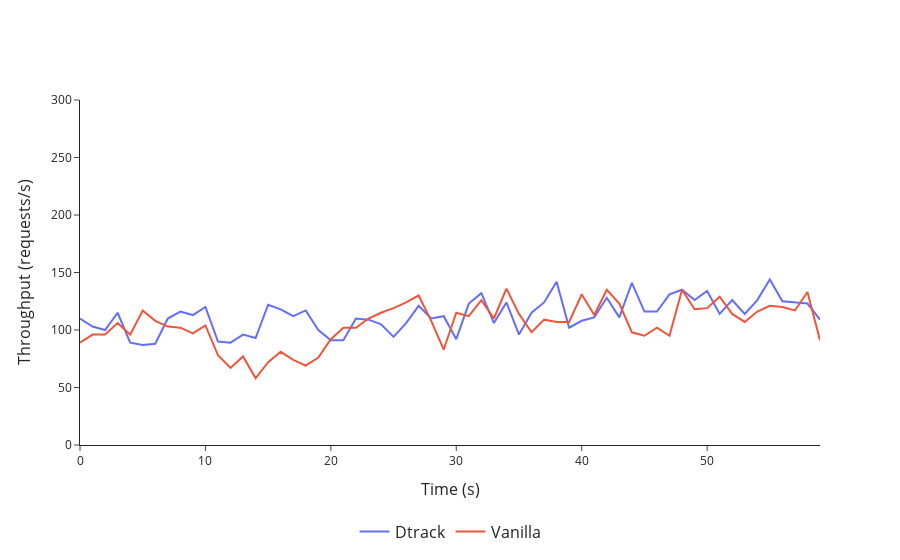
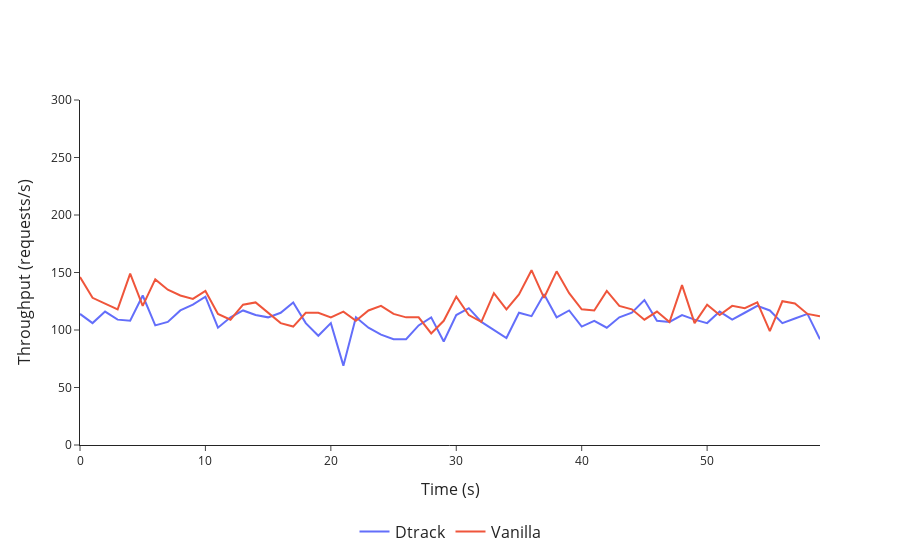
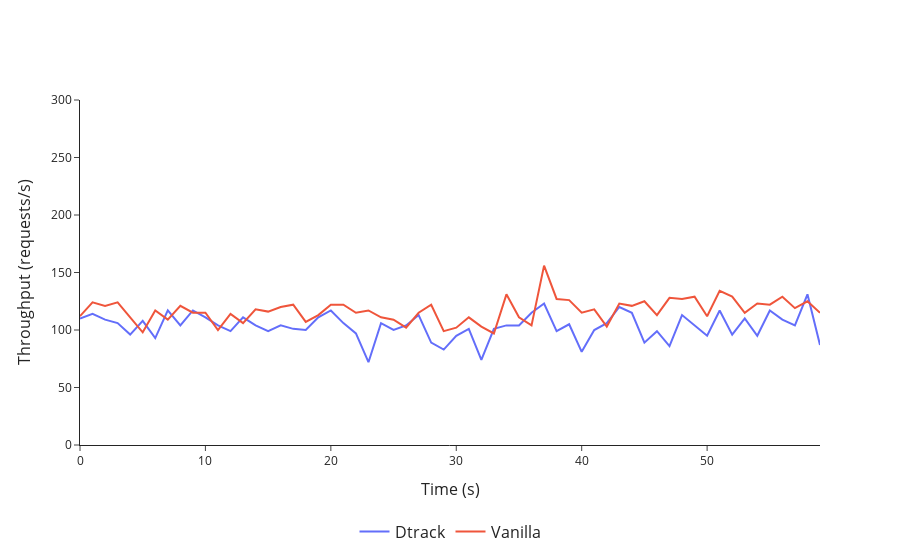
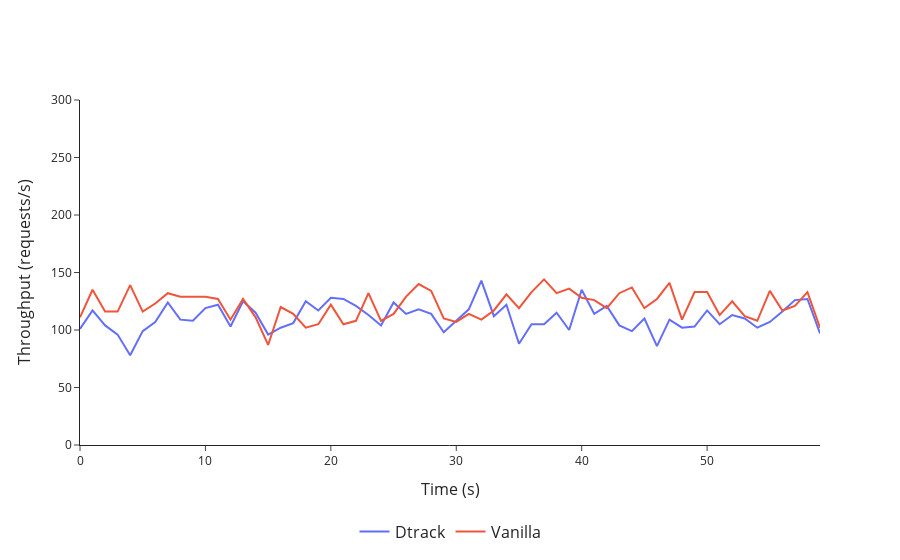

Notebook code for these charts, in order:
### Markdown cell above
# TIME vs OPERATIONS PER SECOND - OLTP
## 1000ms - INTERVAL

### Code cell
vanilla = []
dtrack = []
folder = '.\\data\\Application-Overhead\\Oltp\\1000ms_Interval'
for migration_type in os.listdir(f'{folder}'):
    for filename in os.listdir(f'{folder}\\{migration_type}'):
        if filename.endswith('.csv'):
            size = filename.split('.')[1]
            if 'Dtrack' in migration_type:
                dtrack.append([f'{size}', pd.read_csv(f'{folder}\\{migration_type}\\{filename}')])
            else:
                vanilla.append([f'{size}', pd.read_csv(f'{folder}\\{migration_type}\\{filename}')])

for index, values in enumerate(vanilla):
    plot_graph([dtrack[index][1], vanilla[index][1]], 'Time', 'Throughput', f'Throughput/Application-Overhead.CPU.RAM-{vanilla[index][0]}', ['Dtrack', 'Vanilla'], '(s)', '(requests/s)', image='/oltp/1000ms-Interval', y_range=300)

### Figure 1 — Plotly figure (JSON) as saved in the notebook; plotly's stock layout.template omitted (floating-point values rounded to 4 significant figures)
{"data": [{"line": {"color": "#636EFA", "dash": "solid"}, "mode": "lines", "name": "Dtrack", "x": [0, 1, 2, 3, 4, 5, 6, 7, 8, 9, 10, 11, 12, 13, 14, 15, 16, 17, 18, 19, 20, 21, 22, 23, 24, 25, 26, 27, 28, 29, 30, 31, 32, 33, 34, 35, 36, 37, 38, 39, 40, 41, 42, 43, 44, 45, 46, 47, 48, 49, 50, 51, 52, 53, 54, 55, 56, 57, 58, 59], "y": [110.0, 103.0, 100.0, 115.0, 89.0, 87.0, 88.0, 110.0, 116.0, 113.0, 120.0, 90.0, 89.0, 96.0, 93.0, 122.0, 118.0, 112.0, 117.0, 100.0, 91.0, 91.0, 110.0, 109.0, 105.0, 94.0, 106.0, 121.0, 110.0, 112.0, 92.0, 123.0, 132.0, 106.0, 124.0, 96.0, 115.0, 124.0, 142.0, 102.0, 108.0, 111.0, 128.0, 111.0, 141.0, 116.0, 116.0, 131.0, 135.0, 126.0, 134.0, 114.0, 126.0, 114.0, 126.0, 144.0, 125.0, 124.0, 123.0, 109.0], "type": "scatter"}, {"line": {"color": "#EF553B", "dash": "solid"}, "mode": "lines", "name": "Vanilla", "x": [0, 1, 2, 3, 4, 5, 6, 7, 8, 9, 10, 11, 12, 13, 14, 15, 16, 17, 18, 19, 20, 21, 22, 23, 24, 25, 26, 27, 28, 29, 30, 31, 32, 33, 34, 35, 36, 37, 38, 39, 40, 41, 42, 43, 44, 45, 46, 47, 48, 49, 50, 51, 52, 53, 54, 55, 56, 57, 58, 59], "y": [89.0, 96.0, 96.0, 106.0, 96.0, 117.0, 108.0, 103.0, 102.0, 97.0, 104.0, 78.0, 67.0, 77.0, 58.0, 72.0, 81.0, 74.0, 69.0, 76.0, 92.0, 102.0, 102.0, 110.0, 115.0, 119.0, 124.0, 130.0, 108.0, 83.0, 115.0, 112.0, 126.0, 110.0, 136.0, 114.0, 98.0, 109.0, 107.0, 107.0, 131.0, 113.0, 135.0, 123.0, 98.0, 95.0, 102.0, 95.0, 135.0, 118.0, 119.0, 129.0, 114.0, 107.0, 116.0, 121.0, 120.0, 117.0, 133.0, 91.0], "type": "scatter"}], "layout": {"xaxis": {"title": {"text": "Time (s)", "font": {"size": 16}}}, "yaxis": {"range": [0, 300], "title": {"text": "Throughput (requests/s)", "font": {"size": 16}}}, "legend": {"font": {"size": 16}, "orientation": "h", "yanchor": "bottom", "y": -0.3, "xanchor": "center", "x": 0.5}}}

### Figure 2 — Plotly figure (JSON) as saved in the notebook; plotly's stock layout.template omitted (floating-point values rounded to 4 significant figures)
{"data": [{"line": {"color": "#636EFA", "dash": "solid"}, "mode": "lines", "name": "Dtrack", "x": [0, 1, 2, 3, 4, 5, 6, 7, 8, 9, 10, 11, 12, 13, 14, 15, 16, 17, 18, 19, 20, 21, 22, 23, 24, 25, 26, 27, 28, 29, 30, 31, 32, 33, 34, 35, 36, 37, 38, 39, 40, 41, 42, 43, 44, 45, 46, 47, 48, 49, 50, 51, 52, 53, 54, 55, 56, 57, 58, 59], "y": [114.0, 106.0, 116.0, 109.0, 108.0, 130.0, 104.0, 107.0, 117.0, 122.0, 129.0, 102.0, 111.0, 117.0, 113.0, 111.0, 115.0, 124.0, 106.0, 95.0, 106.0, 69.0, 111.0, 102.0, 96.0, 92.0, 92.0, 104.0, 111.0, 90.0, 113.0, 119.0, 107.0, 100.0, 93.0, 115.0, 112.0, 131.0, 111.0, 117.0, 103.0, 108.0, 102.0, 111.0, 115.0, 126.0, 108.0, 107.0, 113.0, 109.0, 106.0, 116.0, 109.0, 115.0, 121.0, 117.0, 106.0, 110.0, 114.0, 92.0], "type": "scatter"}, {"line": {"color": "#EF553B", "dash": "solid"}, "mode": "lines", "name": "Vanilla", "x": [0, 1, 2, 3, 4, 5, 6, 7, 8, 9, 10, 11, 12, 13, 14, 15, 16, 17, 18, 19, 20, 21, 22, 23, 24, 25, 26, 27, 28, 29, 30, 31, 32, 33, 34, 35, 36, 37, 38, 39, 40, 41, 42, 43, 44, 45, 46, 47, 48, 49, 50, 51, 52, 53, 54, 55, 56, 57, 58, 59], "y": [146.0, 128.0, 123.0, 118.0, 149.0, 121.0, 144.0, 135.0, 130.0, 127.0, 134.0, 114.0, 109.0, 122.0, 124.0, 115.0, 106.0, 103.0, 115.0, 115.0, 111.0, 116.0, 108.0, 117.0, 121.0, 114.0, 111.0, 111.0, 97.0, 108.0, 129.0, 113.0, 107.0, 132.0, 118.0, 131.0, 152.0, 128.0, 151.0, 132.0, 118.0, 117.0, 134.0, 121.0, 118.0, 109.0, 116.0, 107.0, 139.0, 106.0, 122.0, 113.0, 121.0, 119.0, 124.0, 99.0, 125.0, 123.0, 114.0, 112.0], "type": "scatter"}], "layout": {"xaxis": {"title": {"text": "Time (s)", "font": {"size": 16}}}, "yaxis": {"range": [0, 300], "title": {"text": "Throughput (requests/s)", "font": {"size": 16}}}, "legend": {"font": {"size": 16}, "orientation": "h", "yanchor": "bottom", "y": -0.3, "xanchor": "center", "x": 0.5}}}

### Figure 3 — Plotly figure (JSON) as saved in the notebook; plotly's stock layout.template omitted (floating-point values rounded to 4 significant figures)
{"data": [{"line": {"color": "#636EFA", "dash": "solid"}, "mode": "lines", "name": "Dtrack", "x": [0, 1, 2, 3, 4, 5, 6, 7, 8, 9, 10, 11, 12, 13, 14, 15, 16, 17, 18, 19, 20, 21, 22, 23, 24, 25, 26, 27, 28, 29, 30, 31, 32, 33, 34, 35, 36, 37, 38, 39, 40, 41, 42, 43, 44, 45, 46, 47, 48, 49, 50, 51, 52, 53, 54, 55, 56, 57, 58, 59], "y": [110.0, 114.0, 109.0, 106.0, 96.0, 108.0, 93.0, 117.0, 104.0, 117.0, 111.0, 104.0, 99.0, 111.0, 104.0, 99.0, 104.0, 101.0, 100.0, 111.0, 117.0, 106.0, 97.0, 72.0, 106.0, 100.0, 104.0, 113.0, 89.0, 83.0, 95.0, 101.0, 74.0, 101.0, 104.0, 104.0, 115.0, 123.0, 99.0, 105.0, 81.0, 100.0, 106.0, 120.0, 115.0, 89.0, 99.0, 86.0, 113.0, 104.0, 95.0, 117.0, 96.0, 110.0, 95.0, 117.0, 109.0, 104.0, 131.0, 87.0], "type": "scatter"}, {"line": {"color": "#EF553B", "dash": "solid"}, "mode": "lines", "name": "Vanilla", "x": [0, 1, 2, 3, 4, 5, 6, 7, 8, 9, 10, 11, 12, 13, 14, 15, 16, 17, 18, 19, 20, 21, 22, 23, 24, 25, 26, 27, 28, 29, 30, 31, 32, 33, 34, 35, 36, 37, 38, 39, 40, 41, 42, 43, 44, 45, 46, 47, 48, 49, 50, 51, 52, 53, 54, 55, 56, 57, 58, 59], "y": [112.0, 124.0, 121.0, 124.0, 111.0, 98.0, 117.0, 109.0, 121.0, 115.0, 115.0, 100.0, 114.0, 106.0, 118.0, 116.0, 120.0, 122.0, 107.0, 113.0, 122.0, 122.0, 115.0, 117.0, 111.0, 109.0, 102.0, 115.0, 122.0, 99.0, 102.0, 111.0, 103.0, 97.0, 131.0, 111.0, 104.0, 156.0, 127.0, 126.0, 115.0, 118.0, 103.0, 123.0, 121.0, 125.0, 113.0, 128.0, 127.0, 129.0, 112.0, 134.0, 129.0, 115.0, 123.0, 122.0, 129.0, 119.0, 125.0, 115.0], "type": "scatter"}], "layout": {"xaxis": {"title": {"text": "Time (s)", "font": {"size": 16}}}, "yaxis": {"range": [0, 300], "title": {"text": "Throughput (requests/s)", "font": {"size": 16}}}, "legend": {"font": {"size": 16}, "orientation": "h", "yanchor": "bottom", "y": -0.3, "xanchor": "center", "x": 0.5}}}

### Figure 4 — Plotly figure (JSON) as saved in the notebook; plotly's stock layout.template omitted (floating-point values rounded to 4 significant figures)
{"data": [{"line": {"color": "#636EFA", "dash": "solid"}, "mode": "lines", "name": "Dtrack", "x": [0, 1, 2, 3, 4, 5, 6, 7, 8, 9, 10, 11, 12, 13, 14, 15, 16, 17, 18, 19, 20, 21, 22, 23, 24, 25, 26, 27, 28, 29, 30, 31, 32, 33, 34, 35, 36, 37, 38, 39, 40, 41, 42, 43, 44, 45, 46, 47, 48, 49, 50, 51, 52, 53, 54, 55, 56, 57, 58, 59], "y": [101.0, 117.0, 104.0, 96.0, 78.0, 99.0, 107.0, 124.0, 109.0, 108.0, 119.0, 122.0, 103.0, 125.0, 115.0, 96.0, 102.0, 106.0, 125.0, 117.0, 128.0, 127.0, 121.0, 113.0, 104.0, 124.0, 114.0, 118.0, 114.0, 98.0, 108.0, 118.0, 143.0, 112.0, 122.0, 88.0, 105.0, 105.0, 115.0, 100.0, 135.0, 114.0, 121.0, 104.0, 99.0, 110.0, 86.0, 109.0, 102.0, 103.0, 117.0, 105.0, 113.0, 110.0, 102.0, 107.0, 116.0, 126.0, 127.0, 97.0], "type": "scatter"}, {"line": {"color": "#EF553B", "dash": "solid"}, "mode": "lines", "name": "Vanilla", "x": [0, 1, 2, 3, 4, 5, 6, 7, 8, 9, 10, 11, 12, 13, 14, 15, 16, 17, 18, 19, 20, 21, 22, 23, 24, 25, 26, 27, 28, 29, 30, 31, 32, 33, 34, 35, 36, 37, 38, 39, 40, 41, 42, 43, 44, 45, 46, 47, 48, 49, 50, 51, 52, 53, 54, 55, 56, 57, 58, 59], "y": [111.0, 135.0, 116.0, 116.0, 139.0, 116.0, 123.0, 132.0, 129.0, 129.0, 129.0, 127.0, 109.0, 127.0, 111.0, 87.0, 120.0, 114.0, 102.0, 105.0, 122.0, 105.0, 108.0, 132.0, 108.0, 114.0, 129.0, 140.0, 134.0, 110.0, 107.0, 114.0, 109.0, 117.0, 131.0, 119.0, 133.0, 144.0, 132.0, 136.0, 128.0, 126.0, 119.0, 132.0, 137.0, 119.0, 127.0, 141.0, 109.0, 133.0, 133.0, 113.0, 125.0, 112.0, 108.0, 134.0, 117.0, 121.0, 133.0, 102.0], "type": "scatter"}], "layout": {"xaxis": {"title": {"text": "Time (s)", "font": {"size": 16}}}, "yaxis": {"range": [0, 300], "title": {"text": "Throughput (requests/s)", "font": {"size": 16}}}, "legend": {"font": {"size": 16}, "orientation": "h", "yanchor": "bottom", "y": -0.3, "xanchor": "center", "x": 0.5}}}
